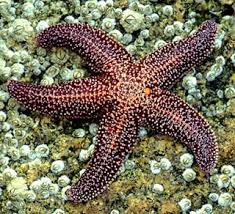
#> input picture star.jpg, 235 x 214 px
$ jupyter execute --allow-errors kmeans_imp.ipynb
#> lines starting #> are read from the running program, lines starting #| are printed output that depends on the picture
# Image Compression Using Clustering

[cell 1]
from skimage import io
from sklearn.cluster import KMeans
import numpy as np

[cell 2]
image_name = 'star'

[cell 3]
image = io.imread(image_name + '.jpg')
#> image is the input picture: shape (214, 235, 3); mean R, G, B 121.2, 114.9, 92.3
io.imshow(image)

[cell 4]
image.shape
#> Out = (214, 235, 3)

[cell 5]
rows, cols = image.shape[0], image.shape[1]
#> rows = 214; cols = 235
image = image.reshape(rows * cols, 3)

print(image.shape)
#| (50290, 3)
print(image[:5])
#| [[240 253 207]
#|  [222 235 189]
#|  [233 249 202]
#|  [249 255 218]
#|  [232 249 204]]

[cell 6]
kMeans = KMeans(n_clusters = 16)
kMeans.fit(image)

[cell 7]
centers = np.asarray(kMeans.cluster_centers_, dtype = np.uint8)
centers

[cell 8]
labels = np.asarray(kMeans.labels_, dtype = np.uint8)
print(labels.shape)
labels = np.reshape(labels, (rows, cols))
print(labels.shape)
#| (214, 235)
labels

[cell 9]
newImage = np.zeros((rows, cols, 3), dtype = np.uint8)
for i in range(rows):
    for j in range(cols):
            # assign every pixel the rgb color of their label's center
            newImage[i, j, :] = centers[labels[i, j], :]
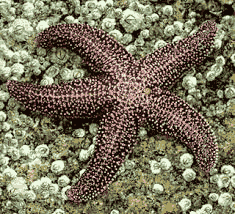
#> newImage: shape (214, 235, 3); mean of channels 0, 1, 2 120.7, 114.4, 91.8; drawn as R, G, B
io.imsave('sk_kmeans_' + image_name + '.jpg', newImage)

io.imshow(newImage)

[cell 10]
iters = 5
num_centroids = 16
# centroids = np.random.randint(low=0, high=256, size=(num_centroids, 3))
centroids = image[np.random.choice(len(image), size=num_centroids)]
#> centroids = 16 rows, first 8: [201, 222, 189], [10, 0, 0], [176, 179, 148], [104, 87, 97], [193, 185, 110], [255, 221, 210], [145, 148, 117], [255, 234, 213]
centroids
#> Out has the same summary as centroids

[cell 11]
for it in range(iters):
    regions = [[] for _ in range(num_centroids)]
    for i in range(len(image)):
        dists = [np.linalg.norm(image[i]-c) for c in centroids]
        c = np.argmin(dists)
        regions[c].append(i)
    centroids = [np.mean([image[i] for i in r], axis=0) for r in regions]

[cell 12]
newImage = [0] * len(image)
#> newImage = 50290 items
for i in range(len(image)):
    dists = [np.linalg.norm(image[i]-c) for c in centroids]
    c = np.argmin(dists)
    newImage[i] = [int(centroids[c][0]),
                   int(centroids[c][1]),
                   int(centroids[c][2])]
#> this loop made 50290 passes
#> c on passes 1 to 3: 7, 0, 7

[cell 13]
newImage = np.array(newImage)
newImage = newImage.reshape((rows, cols, 3))
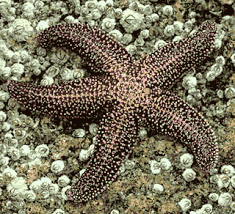
#> newImage: shape (214, 235, 3) int64; mean of channels 0, 1, 2 121, 114.9, 92.2; drawn as R, G, B

#> (the rest of this cell did not finish here and is left out)
